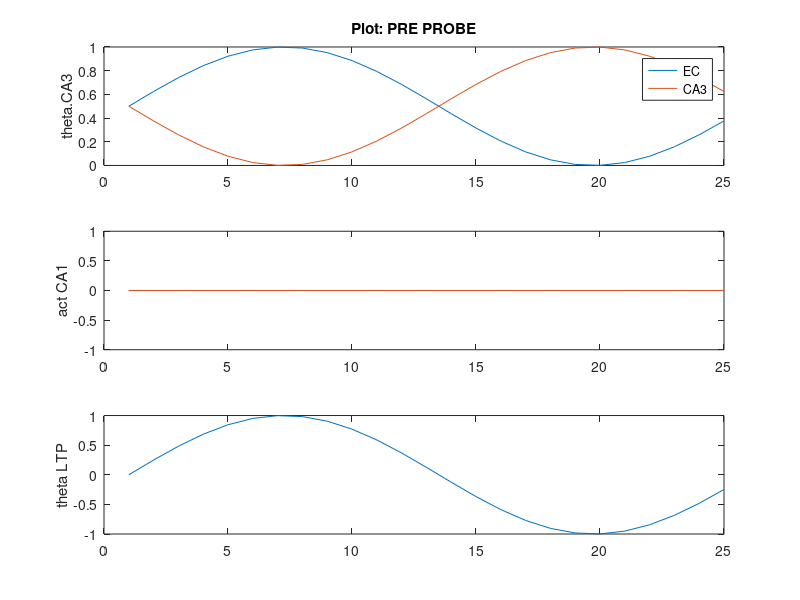
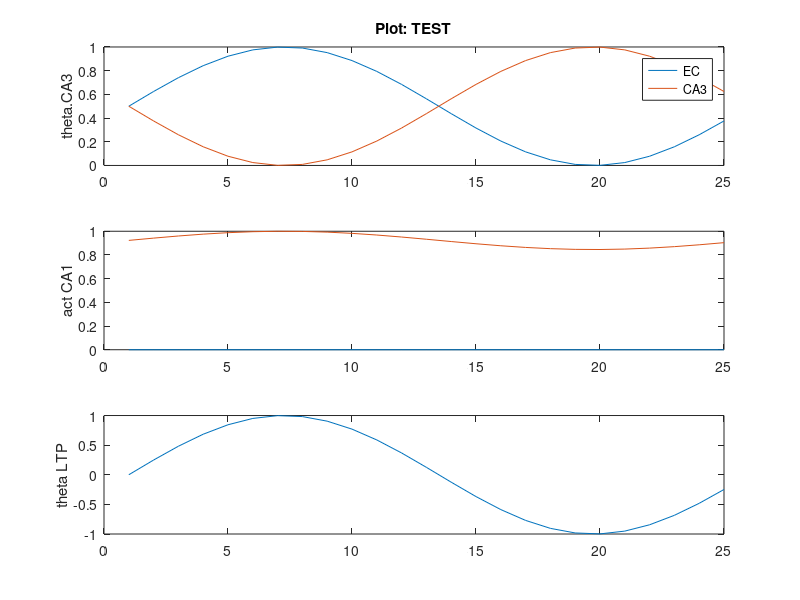
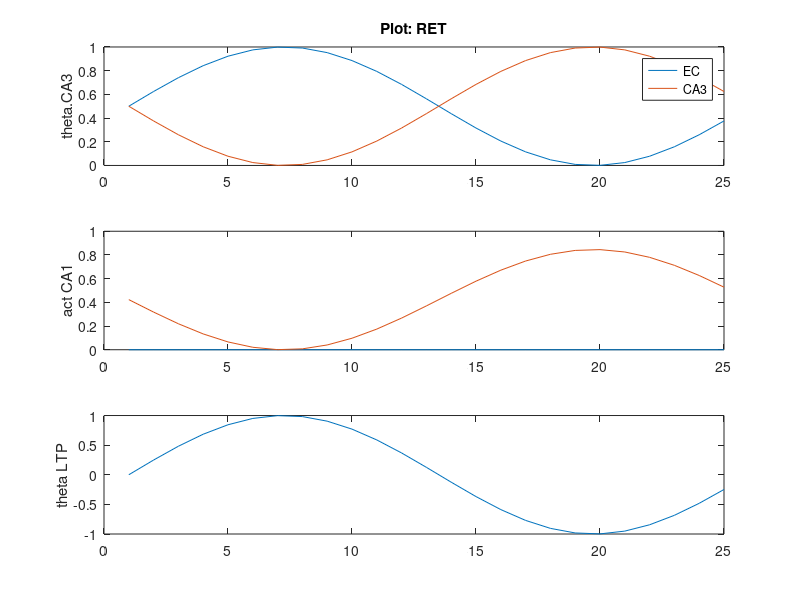
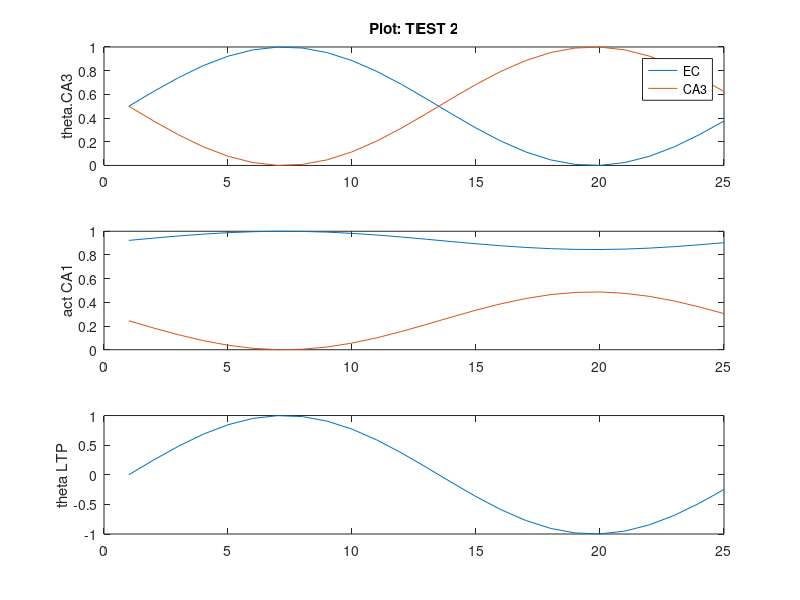

These figures' MATLAB source, in order:
function [] = hasselmo2002_Task_V2_2()
% hasselmo_2002 theta model


%todo: 
% add plots for ca3 and ec activity
% add ach to the model
% make a struct to hold data? 

clear all;

%% runtime parameters
p.nTrls = 14;
p.nTSteps = 25;
p.nCA1cells = 2;
p.nCA3cells = 3;
p.nECcells = 2;

p.dt = 0.005; % 5 ms
p.thF = 8; % 8 Hz
p.stepsPerCycle = ceil(((1/p.thF)/p.dt));
p.phaseStep = (2*pi)/p.stepsPerCycle; % numnber of radians to increment theta phase by for each time steps
p.k = .5; 
p.lrate = 0.01; % learning rate, per Ehren's experiment
p.thetaScale = 1; % X from Hasselmo et al (2002), p 799
% [0 to 1] smaller means theta has less effect on functional strength
% paper is vague about whether different values are used for the different
% layers (CA3 vs EC), for now we'll assume that it is a single fixed
% parameter.

% allocate arrays
a.CA1 = nan(p.nCA1cells,p.nTSteps);
a.CA3 = nan(p.nCA3cells,p.nTrls); 
a.EC  = nan(p.nECcells, p.nTrls);
w.CA3 = zeros(p.nCA1cells, p.nCA3cells);
w.EC  = eye(p.nCA1cells, p.nECcells); % identity matrix p.801
tempXprod = nan(p.nCA1cells,p.nCA3cells,p.stepsPerCycle);



%% Task 

stage = 1;


fprintf('Probe (pre- task)\n');  
a.CA3(:,1) = [1; 1; 1]; % rand(p.nCA3cells,1) > .5;
a.EC(:,1) = [0; 0];
[a, tempXprod, ph, theta] = runTheta(a,tempXprod,w,p,stage); 
if 1, plotStateVariables(theta,a,'PRE PROBE'); end



% for each trial, run the theta model 
for trl = 1:p.nTrls
  % initialize first timestep
  % NOTE: THESE NEED TO BE SET FOR EACH PHASE OF THE TASK, TRL
  a.CA3(:,1) = [0; 1; 1]; % rand(p.nCA3cells,1) > .5;
  a.EC(:,1)  = [0; 1]; % rand(p.nECcells, 1) > .5;
  
  
  % runs the model 
  [a, tempXprod, ph, theta] = runTheta(a,tempXprod,w,p,stage);
  disp('CA1 Activity');
  a.CA1
  a.CA1(1:2,end)
  % compute weight updates after each theta cycle
  dw.CA3(:,:) = sum(tempXprod,3);
  
  fprintf('\nTrial %i\n',trl);
  if any(isnan(dw.CA3)), keyboard, end
  %w.CA3, dw.CA3
  w.CA3 = w.CA3 + p.lrate.*dw.CA3; %   w.CA3 = w.CA3 + dw.CA3;
  w.CA3 = min(w.CA3, p.k);
  %w.CA3
  
  
end

%if 1, plotStateVariables(theta,a); end

  %keyboard

  fprintf('Test initial learning\n');  
  a.CA3(:,1) = [1; 1; 1]; % rand(p.nCA3cells,1) > .5;
  a.EC(:,1) = [0; 1];
  [a, tempXprod, ph, theta] = runTheta(a,tempXprod,w,p,stage); 
  if 1, plotStateVariables(theta,a,'TEST'); end
  
 
  fprintf('post task probe\n');  
  a.CA3(:,1) = [1; 1; 1]; % rand(p.nCA3cells,1) > .5;
  a.EC(:,1) = [0; 0];
  [a, tempXprod, ph, theta] = runTheta(a,tempXprod,w,p,stage); 
  if 1, plotStateVariables(theta,a,'RET'); end

%% 
keyboard;
% for each trial, run the theta model 
for trl = 1:p.nTrls
  % initialize first timestep
  % NOTE: THESE NEED TO BE SET FOR EACH PHASE OF THE TASK, TRL
  a.CA3(:,1) = [1; 1; 0]; % rand(p.nCA3cells,1) > .5;
  a.EC(:,1)  = [1; 0]; % rand(p.nECcells, 1) > .5;
  
  
  % runs the model 
  [a, tempXprod, ph, theta] = runTheta(a,tempXprod,w,p,stage);
  disp('CA1 Activity');
  a.CA1
  a.CA1(1:2,end)
  % compute weight updates after each theta cycle
  dw.CA3(:,:) = sum(tempXprod,3);
  
  fprintf('\nTrial %i\n',trl);
  if any(isnan(dw.CA3)), keyboard, end
  %w.CA3, dw.CA3
  w.CA3 = w.CA3 + p.lrate.*dw.CA3; %   w.CA3 = w.CA3 + dw.CA3;
  w.CA3 = min(w.CA3, p.k);
  %w.CA3
  
  
end
  
  fprintf('Test initial learning\n');  
  a.CA3(:,1) = [1; 1; 1]; % rand(p.nCA3cells,1) > .5;
  a.EC(:,1) = [1; 0];
  [a, tempXprod, ph, theta] = runTheta(a,tempXprod,w,p,stage); 
  if 1, plotStateVariables(theta,a,'TEST 2'); end
  
 
  fprintf('post task probe\n');  
  a.CA3(:,1) = [1; 1; 1]; % rand(p.nCA3cells,1) > .5;
  a.EC(:,1) = [0; 0];
  [a, tempXprod, ph, theta] = runTheta(a,tempXprod,w,p,stage); 
  if 1, plotStateVariables(theta,a,'RET 2'); end
  
  
  keyboard;
end

function [a,tempXprod, ph, theta] = runTheta(a,tempXprod,w,p,stage)
  
  % allocate phase and theta params
  ph.EC = nan(p.nTSteps,1);   theta.EC = nan(p.nTSteps,1);
  ph.CA3 = nan(p.nTSteps,1);  theta.CA3 = nan(p.nTSteps,1);
  ph.LTP = nan(p.nTSteps,1);  theta.LTP = nan(p.nTSteps,1);

  
  ph.EC(1)  = 0;    theta.EC(1)  = (p.thetaScale/2) * sin(ph.EC(1))  + (1-(p.thetaScale/2));
  ph.CA3(1) = pi;   theta.CA3(1) = (p.thetaScale/2) * sin(ph.CA3(1)) + (1-(p.thetaScale/2));
  ph.LTP(1) = 0;    theta.LTP(1) = sin(ph.LTP(1));
  
  % initialize CA1 activity
  a.CA1(:,1) = ((theta.EC(1) .* w.EC) * a.EC(:,stage)) + ((theta.CA3(1) .* w.CA3) * a.CA3(:,1)); % eq 2.4 p.799
  
  tempXprod(:,:,1) = (theta.LTP(1) .* a.CA1(:,1)) * a.CA3(:,stage)';
  % run one theta cycle
  for t = 2:p.stepsPerCycle
    
    % phasic input
    ph.EC(t)  = ph.EC(t-1)  + p.phaseStep;  theta.EC(t)  = (p.thetaScale/2) * sin(ph.EC(t))  + (1-(p.thetaScale/2));  % eq 2.2 p.799
    ph.CA3(t) = ph.CA3(t-1) + p.phaseStep;  theta.CA3(t) = (p.thetaScale/2) * sin(ph.CA3(t)) + (1-(p.thetaScale/2));  % eq 2.3 p.799
    ph.LTP(t) = ph.LTP(t-1) + p.phaseStep;  theta.LTP(t) = sin(ph.LTP(t));                                        % eq 2.5 p.799
    
    
    %a.CA1 = w.EC .* a.EC + w.CA3 .* a.CA3; % eq 2.1
    a.CA1(:,t) = ((theta.EC(t) .* w.EC) * a.EC(:,stage)) + ((theta.CA3(t) .* w.CA3) * a.CA3(:,stage)); % eq 2.4 p.799
    
    tempXprod(:,:,t) = (theta.LTP(t) .* a.CA1(:,t)) * a.CA3(:,stage)';
    
  end
  
end

function plotStateVariables(theta,a,t)
    figure;
    subplot(3,1,1);
    hold off; plot(theta.EC)
    hold on; plot(theta.CA3)
    ylabel('theta.CA3');
    legend('EC','CA3'); ylim([0 1]);
    title(['Plot: ', t]);
    
    subplot(3,1,2);
    plot(a.CA1');
    ylabel('act CA1');
    
    subplot(3,1,3);
    plot(theta.LTP)
    ylabel('theta LTP');
end
